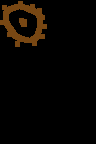

A level layout from a 2D game, rendered from its tile map. Below: a short description, then the map file with its tile-grid data intact:
An orthogonal 2x3 tile map with 48x48 px tiles, 1 tile layer (machines).

<map version="1.5" tiledversion="1.7.2" orientation="orthogonal" renderorder="right-down" width="2" height="3" tilewidth="48" tileheight="48" infinite="0" nextlayerid="2" nextobjectid="1">
 <tileset firstgid="1" name="factory" tilewidth="48" tileheight="48" tilecount="48" columns="6">
  <image source="factory.png" width="288" height="400" />
 </tileset>
 <layer id="1" name="machines" width="2" height="3">
  <data encoding="csv">
40,0,
0,0,
0,0
</data>
 </layer>
</map>